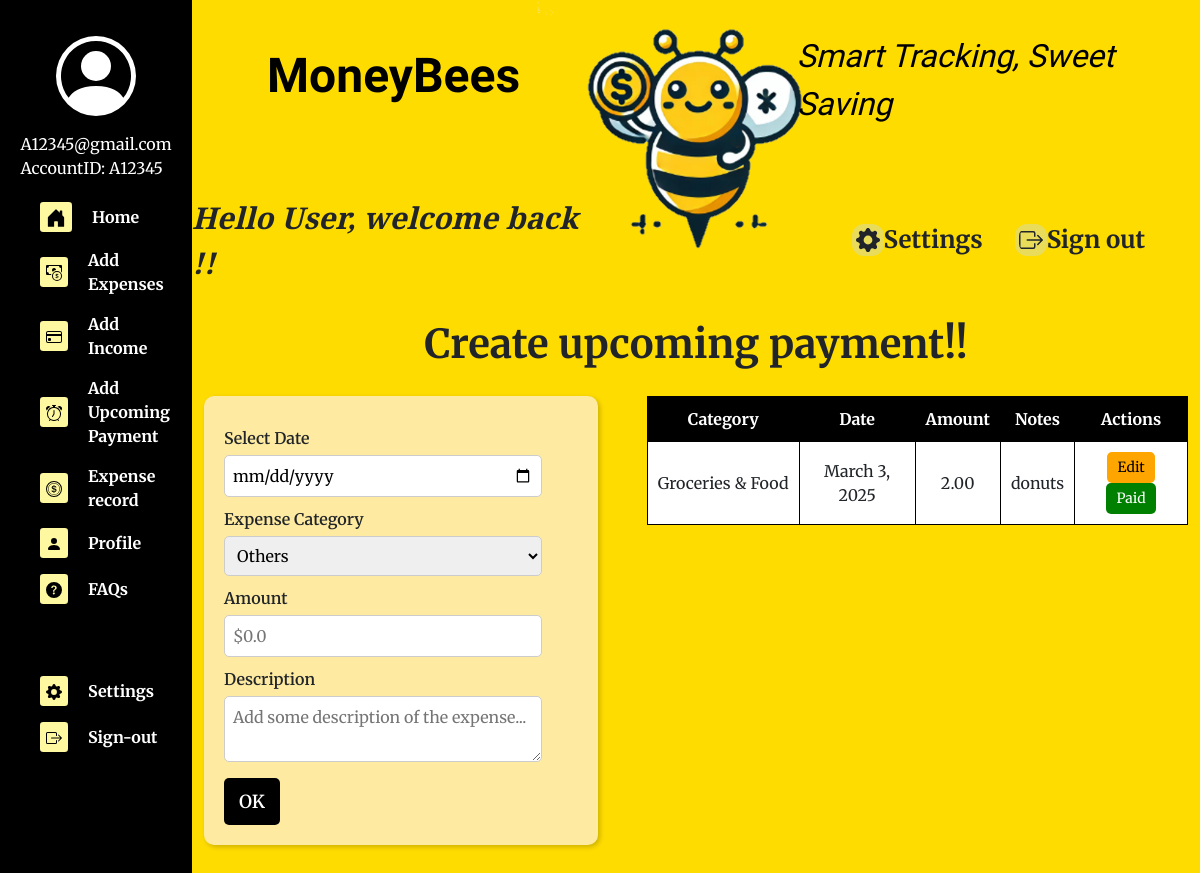
The app's page /finance/upcomingExpense/ (signed in) with its own data.
### finance/models.py (models this page shows, shortened)
class UpcomingPayment(models.Model):
    user = models.ForeignKey(User, on_delete=models.CASCADE)
    category = models.ForeignKey(ExpenseCategory, on_delete=models.CASCADE)
    date = models.DateField()
    amount = models.DecimalField(max_digits=10, decimal_places=2)
    description = models.TextField(blank=True, null=True)

class ExpenseCategory(models.Model):
    id = models.AutoField(primary_key=True)
    name = models.CharField(max_length=128)
    class Meta:
        verbose_name_plural = "expense_category"

### finance/views.py (the view)
# urls.py: path("upcomingExpense/", upcomingExpense_view, name="upcoming_expense"),
@login_required
def upcomingExpense_view(request):
    categories = ExpenseCategory.objects.all()
    payments = UpcomingPayment.objects.filter(user=request.user)
    return render(request, 'finance/upcomingExpense.html', {
        "show_topbar": True,
        "categories": categories,
        "payments": payments
    })

### templates/finance/upcomingExpense.html (shortened to what this page needs)
{% extends "finance/sidebar.html" %}
{% block style %}
{% load static %}
<link rel="stylesheet" href="{% static 'css/upcomingExpense.css' %}">
{{ block.super }}
{% endblock %}
{% block main %}
<div class="container">
    <h1>Create upcoming payment!!</h1>
    <div class="upcoming-expense">
        <div class="expense-form">
            <form id="expense-form">
                <label for="date">Select Date</label>
                <input type="date" id="date" name="date" required>
                <label for="category">Expense Category</label>
                <select id="category" name="category">
                    {% for category in categories %}
                    <option value="{{ category.id }}">{{ category.name }}</option>
                    {% endfor %}
                </select>
                <label for="amount">Amount</label>
                <input type="number" id="amount" name="amount" placeholder="$0.0" required>
                <label for="description">Description</label>
                <textarea id="description" name="description"
                    placeholder="Add some description of the expense..."></textarea>
                <div class="form-buttons">
                    <button type="submit" id="save-btn">OK</button>
                </div>
            </form>
        </div>
        <div class="expense-list">
            <table>
                <thead>
                    <tr>
                        <th>Category</th>
                        <th>Date</th>
                        <th>Amount</th>
                        <th>Notes</th>
                        <th>Actions</th>
                    </tr>
                </thead>
                <tbody id="expense-table-body">
                    {% for payment in payments %}
                    <tr data-id="{{ payment.id }}">
                        <td data-category="{{ payment.category.id }}">{{ payment.category.name }}</td>
                        <td>{{ payment.date }}</td>
                        <td>{{ payment.amount }}</td>
                        <td>{{ payment.description }}</td>
                        <td class="actions">
                            <button class="edit-btn">Edit</button>
                            <button class="paid-btn">Paid</button>
                        </td>
                    </tr>
                    {% endfor %}
                </tbody>
            </table>
        </div>
    </div>
</div>
{% block script %}
{% load static %}
{% endblock %}
{% endblock %}

### static/css/style.css (style rules this page uses)
* { margin: 0; padding: 0; box-sizing: border-box; }
.container { display: flex; width: 100vw; height: auto; overflow: hidden; }
form { width: 90%; }
label { margin: 10px 0 5px; font-size: 14px; }

### static/css/upcomingExpense.css (style rules this page uses)
body, h1, h2, h3, label, input, select, textarea, button, table { font-family: 'Merriweather', serif; }
h1 { font-weight: 700; font-size: 40px; text-align: center; }
label { font-weight: 600; font-size: 16px; }
.container { display: flex; flex-direction: column; align-items: center; justify-content: center; height: 100vh; width: 100%; }
.upcoming-expense { display: flex; justify-content: space-between; align-items: flex-start; gap: 20px; margin: 20px; width: 100%; height: 100%; }
.expense-form { background-color: #FEEAA0; padding: 20px; border-radius: 10px; box-shadow: 2px 2px 5px rgba(0, 0, 0, 0.2); max-width: 40%; flex: 1; min-width: 300px; }
input, select, textarea { font-size: 16px; padding: 8px; border: 1px solid #ccc; border-radius: 5px; width: 100%; }
.form-buttons { margin-top: 10px; }
.form-buttons button { background-color: black; color: white; font-size: 18px; font-weight: 600; padding: 10px 15px; border: none; border-radius: 5px; cursor: pointer; margin-right: 10px; }
.expense-list { max-width: 55%; min-width: 400px; flex: 2; }
.expense-list table { width: 100%; border-collapse: collapse; background-color: transparent; table-layout: auto; word-wrap: break-word; }
.expense-list th, .expense-list td { font-size: 16px; font-family: 'Merriweather', serif; border: 1px solid black; padding: 10px; text-align: center; }
.expense-list th { background-color: black; color: white; font-weight: 700; }
.expense-list tbody tr { background-color: white; }
.expense-list .edit-btn { background-color: #FFA500; color: black; font-size: 14px; padding: 5px 10px; border: none; border-radius: 5px; cursor: pointer; }
.expense-list .paid-btn { background-color: green; color: white; font-size: 14px; padding: 5px 10px; border: none; border-radius: 5px; cursor: pointer; }

### records on screen
UpcomingPayment: category.name "Groceries & Food", date "March 3, 2025", amount "2.00", description "donuts"

### other values on screen
form field category "Others"
